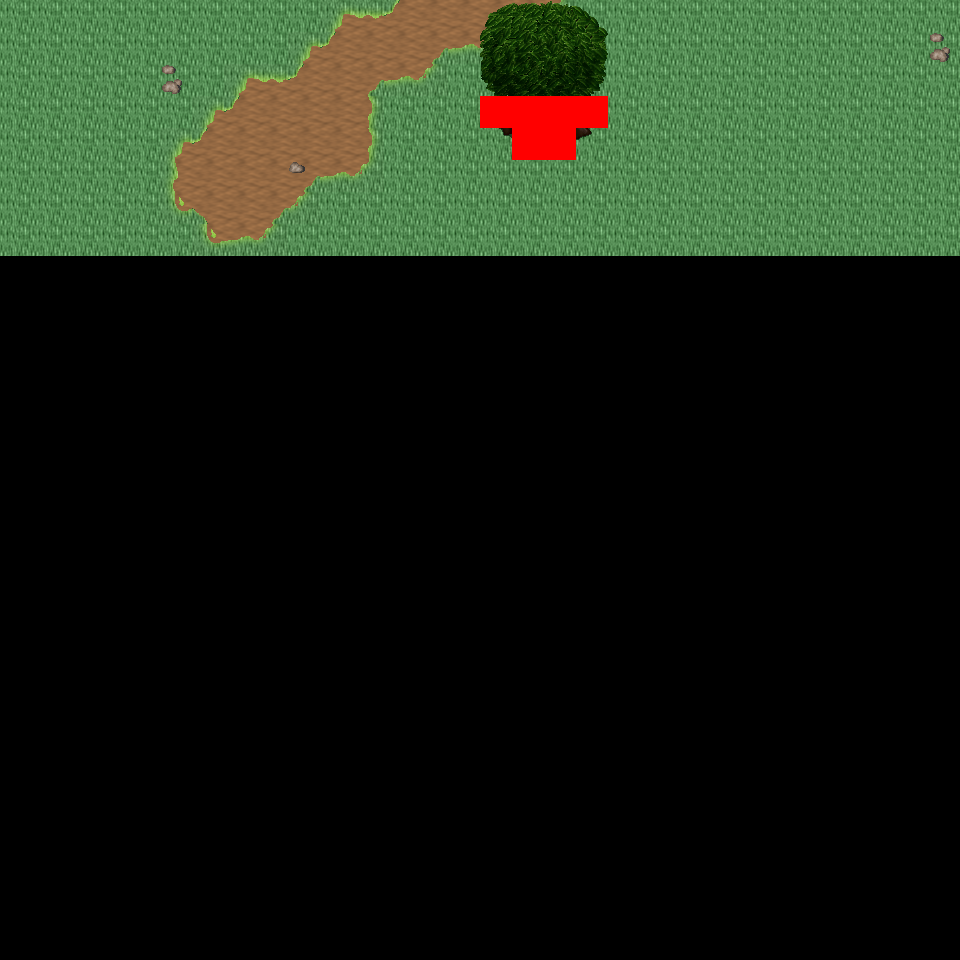

This is a level from a 2D game, rendered from its Tiled map with the project's own tilesets. A one-line summary and the map file follow, with tile-layer data summarised:
An orthogonal 30x30 tile map with 32x32 px tiles, 6 tile layers (Ground, Object, Object2, Above, ...), 24 tilesets and 3 objects (3x mapExit).

<map version="1.0" orientation="orthogonal" renderorder="right-down" width="30" height="30" tilewidth="32" tileheight="32" nextobjectid="4">
  <tileset firstgid="1" name="tileset_logic_collision" tilewidth="32" tileheight="32" tilecount="1" columns="1">
    <image source="../drawable/tileset_logic_collision.png" width="32" height="32" />
  </tileset>
  <tileset firstgid="2" name="tileset_ground_ground" tilewidth="32" tileheight="32" tilecount="33" columns="3">
    <image source="../drawable/tileset_ground_ground.png" width="96" height="352" />
  </tileset>
  <tileset firstgid="35" name="tileset_plant_tree_tree_darkgreen" tilewidth="32" tileheight="32" tilecount="88" columns="8">
    <image source="../drawable/tileset_plant_tree_tree_darkgreen.png" width="256" height="352" />
  </tileset>
  <tileset firstgid="123" name="tileset_logic_item_resources" tilewidth="32" tileheight="32" tilecount="6" columns="6">
    <image source="../drawable/tileset_logic_item_resources.png" width="192" height="32" />
  </tileset>
  <tileset firstgid="129" name="tileset_logic_creature_animal" tilewidth="32" tileheight="32" tilecount="32" columns="8">
    <image source="../drawable/tileset_logic_creature_animal.png" width="256" height="128" />
  </tileset>
  <tileset firstgid="161" name="tileset_plant_flower_daisy_blue" tilewidth="32" tileheight="32" tilecount="8" columns="2">
    <image source="../drawable/tileset_plant_flower_daisy_blue.png" width="64" height="128" />
  </tileset>
  <tileset firstgid="169" name="tileset_plant_flower_daisy_red" tilewidth="32" tileheight="32" tilecount="8" columns="2">
    <image source="../drawable/tileset_plant_flower_daisy_red.png" width="64" height="128" />
  </tileset>
  <tileset firstgid="177" name="tileset_plant_flower_daisy_white" tilewidth="32" tileheight="32" tilecount="8" columns="2">
    <image source="../drawable/tileset_plant_flower_daisy_white.png" width="64" height="128" />
  </tileset>
  <tileset firstgid="185" name="tileset_plant_flower_daisy_yellow" tilewidth="32" tileheight="32" tilecount="8" columns="2">
    <image source="../drawable/tileset_plant_flower_daisy_yellow.png" width="64" height="128" />
  </tileset>
  <tileset firstgid="193" name="tileset_building_thatched_roof_cottage2" tilewidth="32" tileheight="32" tilecount="20" columns="4">
    <image source="../drawable/tileset_building_thatched_roof_cottage2.png" width="128" height="160" />
  </tileset>
  <tileset firstgid="213" name="tileset_building_thatched_roof_cottage1" tilewidth="32" tileheight="32" tilecount="20" columns="4">
    <image source="../drawable/tileset_building_thatched_roof_cottage1.png" width="128" height="160" />
  </tileset>
  <tileset firstgid="233" name="tileset_logic_creature_elemental" tilewidth="32" tileheight="32" tilecount="16" columns="8">
    <image source="../drawable/tileset_logic_creature_elemental.png" width="256" height="64" />
  </tileset>
  <tileset firstgid="249" name="tileset_item_campfires" tilewidth="32" tileheight="32" tilecount="2" columns="2">
    <image source="../drawable/tileset_item_campfires.png" width="64" height="32" />
  </tileset>
  <tileset firstgid="251" name="tileset_furniture_light_flames" tilewidth="32" tileheight="32" tilecount="6" columns="6">
    <image source="../drawable/tileset_furniture_light_flames.png" width="192" height="32" />
  </tileset>
  <tileset firstgid="257" name="tileset_item_firewood" tilewidth="32" tileheight="32" tilecount="12" columns="3">
    <image source="../drawable/tileset_item_firewood.png" width="96" height="128" />
  </tileset>
  <tileset firstgid="269" name="tileset_plant_flower_bulbs" tilewidth="32" tileheight="32" tilecount="4" columns="1">
    <image source="../drawable/tileset_plant_flower_bulbs.png" width="32" height="128" />
  </tileset>
  <tileset firstgid="273" name="tileset_ground_grass_corners" tilewidth="32" tileheight="32" tilecount="24" columns="6">
    <image source="../drawable/tileset_ground_grass_corners.png" width="192" height="128" />
  </tileset>
  <tileset firstgid="297" name="tileset_ground_grass_edges" tilewidth="32" tileheight="32" tilecount="36" columns="12">
    <image source="../drawable/tileset_ground_grass_edges.png" width="384" height="96" />
  </tileset>
  <tileset firstgid="333" name="tileset_light_dim_yellow_light_5x5" tilewidth="32" tileheight="32" tilecount="25" columns="5">
    <image source="../drawable/tileset_light_dim_yellow_light_5x5.png" width="160" height="160" />
  </tileset>
  <tileset firstgid="358" name="tileset_plant_tree_fall_trees" tilewidth="32" tileheight="32" tilecount="40" columns="8">
    <image source="../drawable/tileset_plant_tree_fall_trees.png" width="256" height="160" />
  </tileset>
  <tileset firstgid="398" name="tileset_plant_leaves" tilewidth="32" tileheight="32" tilecount="8" columns="4">
    <image source="../drawable/tileset_plant_leaves.png" width="128" height="64" />
  </tileset>
  <tileset firstgid="406" name="tileset_ground_grass_2" tilewidth="32" tileheight="32" tilecount="21" columns="3">
    <image source="../drawable/tileset_ground_grass_2.png" width="96" height="224" />
  </tileset>
  <tileset firstgid="427" name="tileset_ground_rock_pebbles" tilewidth="32" tileheight="32" tilecount="3" columns="1">
    <image source="../drawable/tileset_ground_rock_pebbles.png" width="32" height="96" />
  </tileset>
  <tileset firstgid="430" name="tileset_logic_creature_fowl" tilewidth="32" tileheight="32" tilecount="6" columns="6">
    <image source="../drawable/tileset_logic_creature_fowl.png" width="192" height="32" />
  </tileset>
  <layer name="Ground" width="30" height="30">
    <data>[900 cells, 240 non-empty, 2 distinct tile ids]</data>
  </layer>
  <layer name="Object" width="30" height="30">
    <data>[900 cells, 34 non-empty, 17 distinct tile ids]</data>
  </layer>
  <layer name="Object2" width="30" height="30">
    <data>[900 cells, 11 non-empty, 3 distinct tile ids]</data>
  </layer>
  <layer name="Above" width="30" height="30">
    <data>[900 cells, 12 non-empty, 12 distinct tile ids]</data>
  </layer>
  <layer name="Above2" width="30" height="30">
    <data>[900 cells, 0 non-empty, 0 distinct tile ids]</data>
  </layer>
  <layer name="Walkable" width="30" height="30">
    <data>[900 cells, 6 non-empty, 1 distinct tile ids]</data>
  </layer>
  <objectgroup name="MapEvents">
    <object id="1" name="north" type="mapExit" x="0" y="0" width="960" height="32">
      <properties>
        <property name="map" value="level_0_x1_y28" />
        <property name="x" value="0" />
        <property name="y" value="28" />
      </properties>
    </object>
    <object id="2" name="west" type="mapExit" x="0" y="0" width="32" height="960">
      <properties>
        <property name="map" value="level_0_x0_y29" />
        <property name="x" value="28" />
        <property name="y" value="0" />
      </properties>
    </object>
    <object id="3" name="east" type="mapExit" x="928" y="0" width="32" height="960">
      <properties>
        <property name="map" value="level_0_x2_y29" />
        <property name="x" value="1" />
        <property name="y" value="0" />
      </properties>
    </object>
  </objectgroup>
</map>
